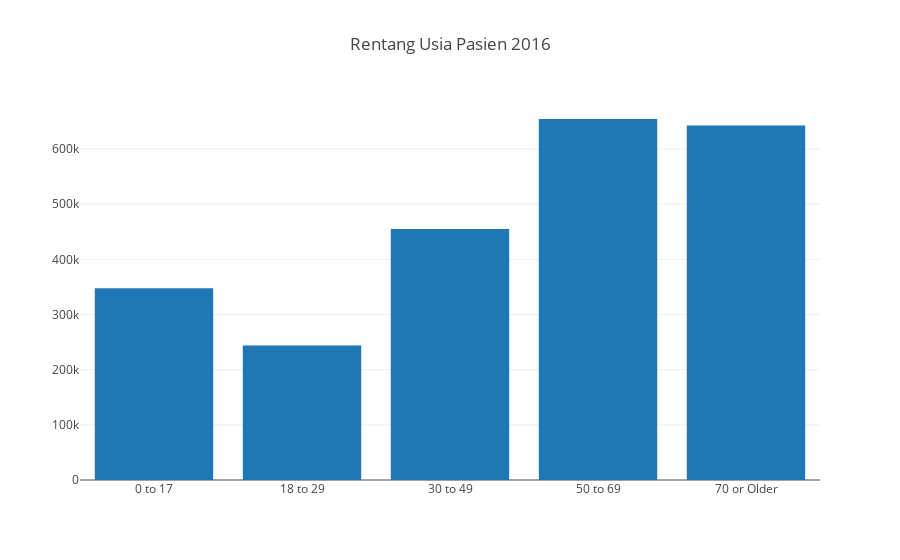

Write notebook code for a chart like this one.
### Code cell
trace0 = go.Bar(
    x=df['Age Group'],
    y=df['count']
)

data = [trace0]
layout = go.Layout(
    title='Rentang Usia Pasien 2016',
)

fig = go.Figure(data=data, layout=layout)
iplot(fig, filename='age-group-patient')

### Figure 1 — Plotly figure (JSON) as saved in the notebook; plotly's stock layout.template omitted (floating-point values rounded to 4 significant figures)
{"data": [{"type": "bar", "uid": "cb567802-ea96-43ea-92bf-61e90c4c038d", "x": ["0 to 17", "18 to 29", "30 to 49", "50 to 69", "70 or Older"], "y": [347635, 243645, 454931, 654530, 642688]}], "layout": {"title": {"text": "Rentang Usia Pasien 2016"}}}
